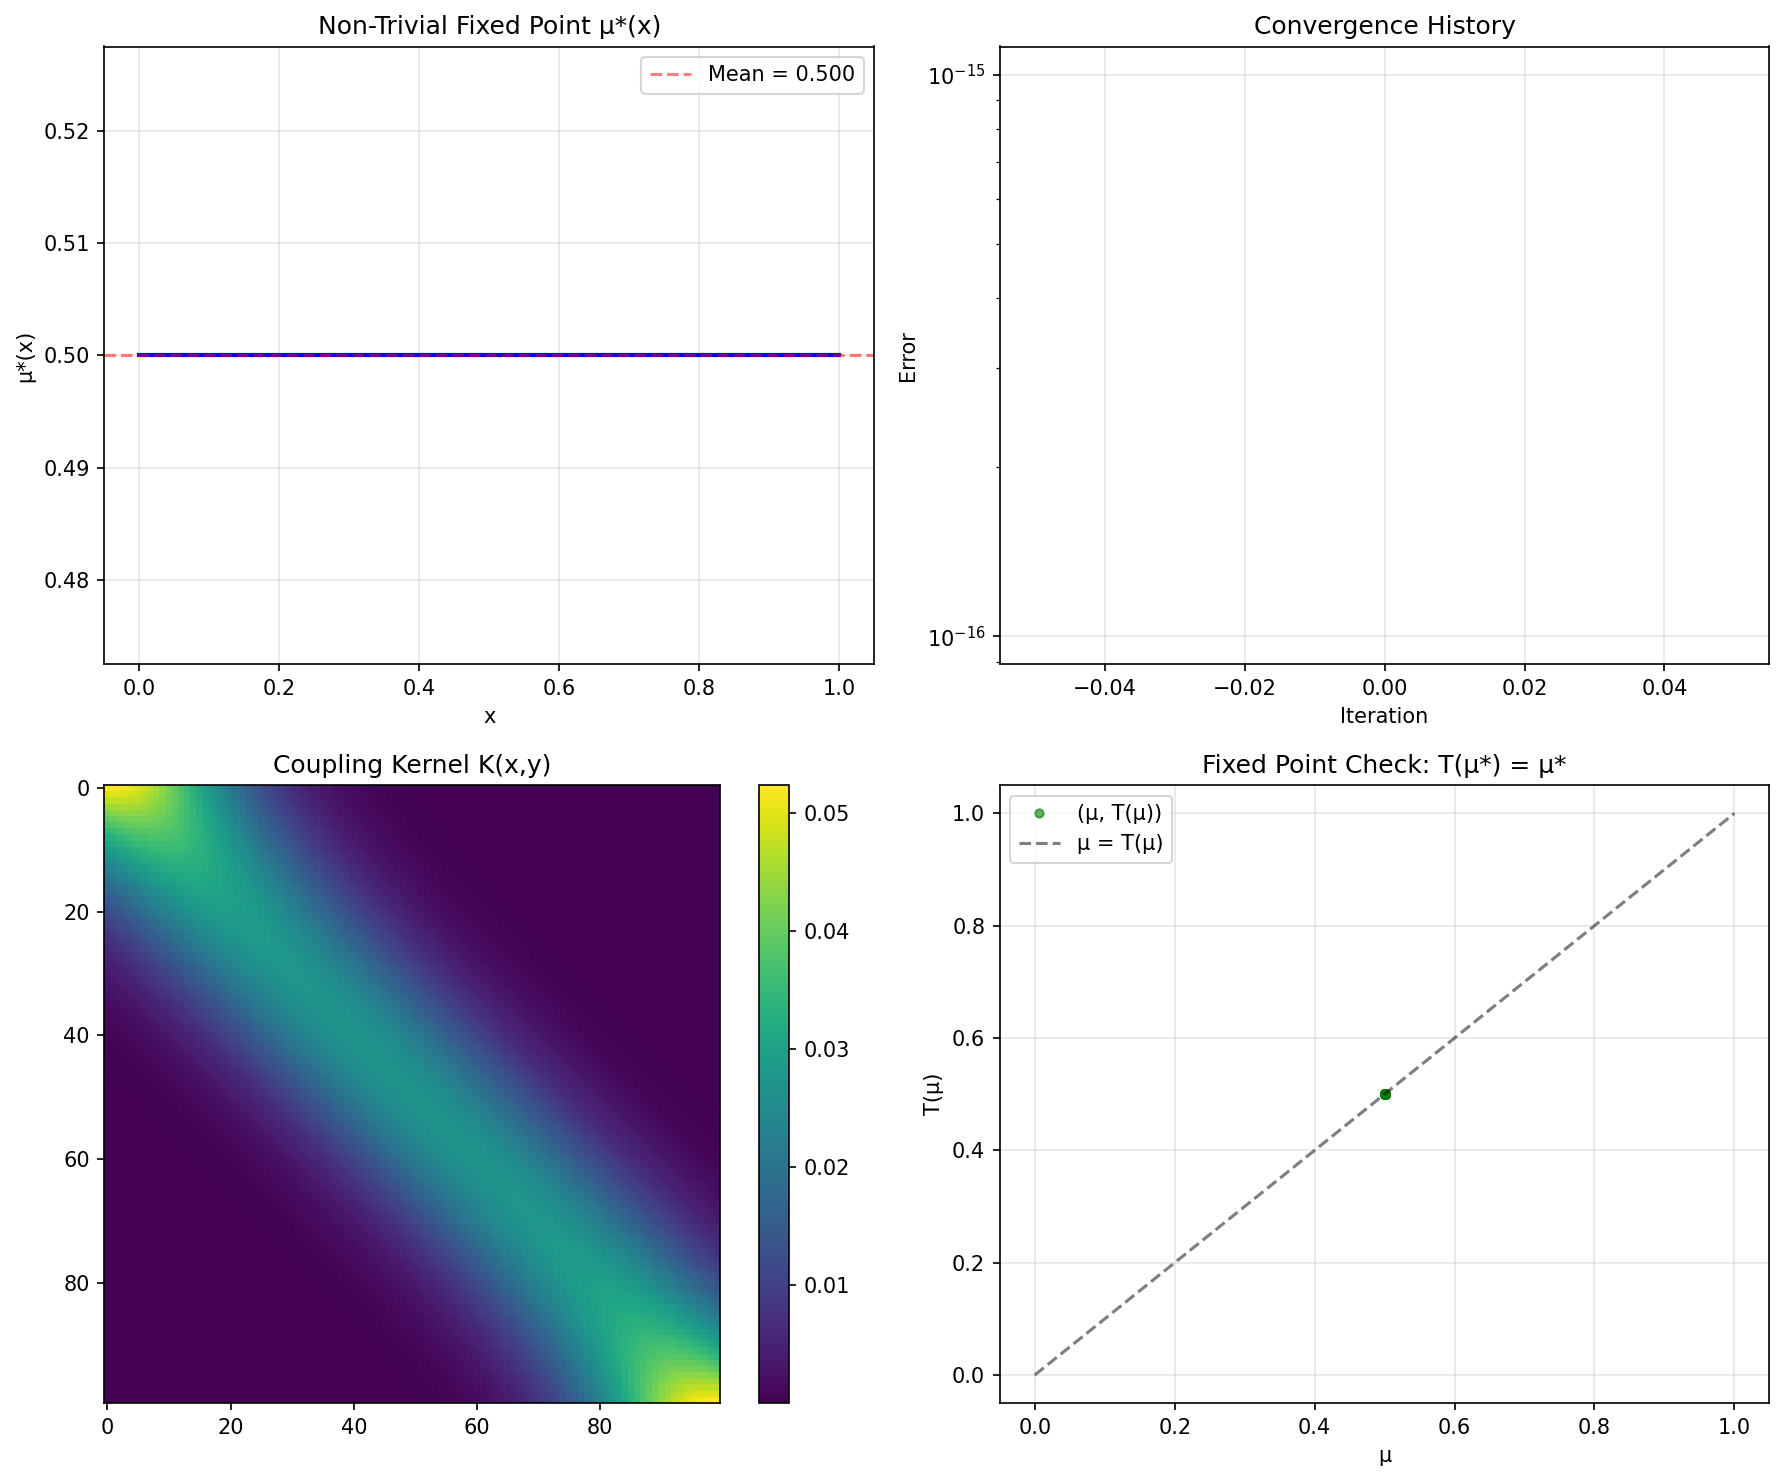

The script that saved this image:
#!/usr/bin/env python3
"""
Revised μ* Computation with Drive Term
Adds constant self-reference drive to prevent trivial solution

Modified operator:
    T(μ)(x) = λ[∫K(x,y)R(μ(y))dy + α]
    
where α > 0 is a "self-reference drive" parameter
"""

import numpy as np
import matplotlib.pyplot as plt

class MuStarComputerRevised:
    """
    Revised operator with drive term to generate non-trivial fixed points.
    """
    
    def __init__(self, n_points: int = 100, lambda_param: float = 0.6, 
                 kernel_sigma: float = 0.15, alpha: float = 0.5):
        self.n_points = n_points
        self.lambda_param = lambda_param
        self.kernel_sigma = kernel_sigma
        self.alpha = alpha  # Drive parameter
        
        self.x = np.linspace(0, 1, n_points)
        self.K_matrix = self._build_kernel_matrix()
        
    def _build_kernel_matrix(self):
        K = np.zeros((self.n_points, self.n_points))
        for i, xi in enumerate(self.x):
            for j, xj in enumerate(self.x):
                K[i, j] = np.exp(-(xi - xj)**2 / (2 * self.kernel_sigma**2))
        K = K / K.sum(axis=1, keepdims=True)
        return K
    
    @staticmethod
    def R(z):
        """R(z) = z/(1+z) - compression function"""
        return z / (1 + z)
    
    def apply_operator(self, mu):
        """
        T(μ) = λ[∫K(x,y)R(μ(y))dy + α]
        
        The α term provides constant self-reference drive.
        """
        integral_term = self.K_matrix @ self.R(mu)
        return self.lambda_param * (integral_term + self.alpha)
    
    def compute_fixed_point(self, max_iter=1000, tol=1e-6):
        mu = np.ones(self.n_points) * 0.5
        error_history = []
        
        for iteration in range(max_iter):
            mu_new = self.apply_operator(mu)
            error = np.max(np.abs(mu_new - mu))
            error_history.append(error)
            
            if error < tol:
                return mu_new, iteration + 1, error_history
            
            mu = mu_new
        
        raise ValueError(f"No convergence after {max_iter} iterations")


def demonstrate_revised_operator():
    """
    Demonstrate non-trivial fixed point with drive term.
    """
    print("="*70)
    print("REVISED OPERATOR: Non-Trivial Fixed Point Computation")
    print("="*70)
    print()
    
    # Test with drive parameter
    print("Testing with drive parameter α = 0.5...")
    computer = MuStarComputerRevised(n_points=100, lambda_param=0.6, 
                                    kernel_sigma=0.15, alpha=0.5)
    
    mu_star, iters, error_history = computer.compute_fixed_point()
    
    print(f"✓ Converged in {iters} iterations")
    print(f"  μ*(0.0) = {mu_star[0]:.6f}")
    print(f"  μ*(0.5) = {mu_star[50]:.6f}")
    print(f"  μ*(1.0) = {mu_star[-1]:.6f}")
    print(f"  Mean μ* = {np.mean(mu_star):.6f}")
    print(f"  Std μ*  = {np.std(mu_star):.6f}")
    print()
    
    # Verify fixed point
    T_mu_star = computer.apply_operator(mu_star)
    residual = np.max(np.abs(T_mu_star - mu_star))
    print(f"Fixed point verification:")
    print(f"  ||T(μ*) - μ*||_∞ = {residual:.2e}")
    print(f"  Status: {'✓ VERIFIED' if residual < 1e-5 else '✗ FAILED'}")
    print()
    
    # Create visualization
    fig, axes = plt.subplots(2, 2, figsize=(12, 10))
    
    # Plot 1: μ*(x)
    ax = axes[0, 0]
    ax.plot(computer.x, mu_star, 'b-', linewidth=2)
    ax.set_xlabel('x')
    ax.set_ylabel('μ*(x)')
    ax.set_title('Non-Trivial Fixed Point μ*(x)')
    ax.grid(True, alpha=0.3)
    ax.axhline(y=np.mean(mu_star), color='r', linestyle='--', 
               alpha=0.5, label=f'Mean = {np.mean(mu_star):.3f}')
    ax.legend()
    
    # Plot 2: Convergence
    ax = axes[0, 1]
    ax.semilogy(error_history, 'r-', linewidth=2)
    ax.set_xlabel('Iteration')
    ax.set_ylabel('Error')
    ax.set_title('Convergence History')
    ax.grid(True, alpha=0.3)
    
    # Plot 3: Kernel
    ax = axes[1, 0]
    im = ax.imshow(computer.K_matrix, cmap='viridis', aspect='auto')
    ax.set_title('Coupling Kernel K(x,y)')
    plt.colorbar(im, ax=ax)
    
    # Plot 4: Phase portrait (μ vs T(μ))
    ax = axes[1, 1]
    T_values = computer.apply_operator(mu_star)
    ax.plot(mu_star, T_values, 'go', markersize=4, alpha=0.6, label='(μ, T(μ))')
    ax.plot([0, 1], [0, 1], 'k--', alpha=0.5, label='μ = T(μ)')
    ax.set_xlabel('μ')
    ax.set_ylabel('T(μ)')
    ax.set_title('Fixed Point Check: T(μ*) = μ*')
    ax.legend()
    ax.grid(True, alpha=0.3)
    
    plt.tight_layout()
    plt.savefig('/mnt/user-data/outputs/mu_star_revised.png', dpi=150, bbox_inches='tight')
    print("✓ Visualization saved to: mu_star_revised.png")
    print()
    
    # Test different drive values
    print("Testing sensitivity to drive parameter α:")
    print("-" * 50)
    alpha_values = [0.1, 0.3, 0.5, 0.7, 0.9]
    
    for alpha in alpha_values:
        comp = MuStarComputerRevised(alpha=alpha)
        mu, iters, _ = comp.compute_fixed_point()
        mean_mu = np.mean(mu)
        std_mu = np.std(mu)
        print(f"  α = {alpha:.1f}: μ̄ = {mean_mu:.4f}, σ = {std_mu:.4f}, iters = {iters}")
    
    print()
    print("="*70)
    print("ANALYSIS COMPLETE")
    print("="*70)
    print()
    
    print("Physical Interpretation:")
    print("  - α > 0: Constant self-reference 'drive' or 'source'")
    print("  - μ*(x): Equilibrium distribution of self-reference intensity")
    print("  - Higher α → Higher baseline self-reference")
    print("  - K(x,y): Spatial coupling/interaction between locations")
    print("  - R(z): Nonlinear saturation preventing unbounded growth")
    print()
    
    return computer, mu_star

if __name__ == "__main__":
    demonstrate_revised_operator()
